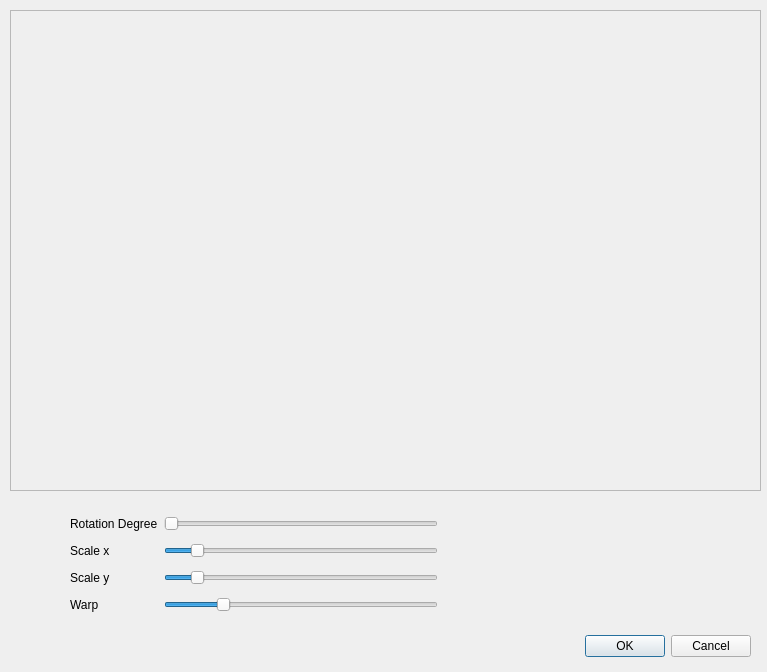
<?xml version="1.0" encoding="UTF-8"?>
<ui version="4.0">
 <class>affine</class>
 <widget class="QDialog" name="affine">
  <property name="geometry">
   <rect>
    <x>0</x>
    <y>0</y>
    <width>767</width>
    <height>672</height>
   </rect>
  </property>
  <property name="windowTitle">
   <string>Dialog</string>
  </property>
  <widget class="QDialogButtonBox" name="buttonBox">
   <property name="geometry">
    <rect>
     <x>410</x>
     <y>630</y>
     <width>341</width>
     <height>32</height>
    </rect>
   </property>
   <property name="orientation">
    <enum>Qt::Horizontal</enum>
   </property>
   <property name="standardButtons">
    <set>QDialogButtonBox::Cancel|QDialogButtonBox::Ok</set>
   </property>
  </widget>
  <widget class="QWidget" name="gridLayoutWidget">
   <property name="geometry">
    <rect>
     <x>70</x>
     <y>510</y>
     <width>381</width>
     <height>111</height>
    </rect>
   </property>
   <layout class="QGridLayout" name="gridLayout">
    <item row="0" column="0">
     <widget class="QLabel" name="label_2">
      <property name="text">
       <string>Rotation Degree</string>
      </property>
     </widget>
    </item>
    <item row="0" column="1">
     <widget class="QSlider" name="horizontalSlider">
      <property name="maximum">
       <number>180</number>
      </property>
      <property name="orientation">
       <enum>Qt::Horizontal</enum>
      </property>
     </widget>
    </item>
    <item row="1" column="0">
     <widget class="QLabel" name="label_3">
      <property name="text">
       <string>Scale x</string>
      </property>
     </widget>
    </item>
    <item row="1" column="1">
     <widget class="QSlider" name="horizontalSlider_2">
      <property name="maximum">
       <number>100</number>
      </property>
      <property name="value">
       <number>10</number>
      </property>
      <property name="orientation">
       <enum>Qt::Horizontal</enum>
      </property>
     </widget>
    </item>
    <item row="0" column="2">
     <widget class="QLabel" name="label_4">
      <property name="text">
       <string/>
      </property>
     </widget>
    </item>
    <item row="1" column="2">
     <widget class="QLabel" name="label_5">
      <property name="text">
       <string/>
      </property>
     </widget>
    </item>
    <item row="2" column="0">
     <widget class="QLabel" name="label_6">
      <property name="text">
       <string>Scale y</string>
      </property>
     </widget>
    </item>
    <item row="2" column="1">
     <widget class="QSlider" name="horizontalSlider_3">
      <property name="maximum">
       <number>100</number>
      </property>
      <property name="value">
       <number>10</number>
      </property>
      <property name="orientation">
       <enum>Qt::Horizontal</enum>
      </property>
     </widget>
    </item>
    <item row="2" column="2">
     <widget class="QLabel" name="label_7">
      <property name="text">
       <string/>
      </property>
     </widget>
    </item>
    <item row="3" column="0">
     <widget class="QLabel" name="label_8">
      <property name="text">
       <string>Warp</string>
      </property>
     </widget>
    </item>
    <item row="3" column="1">
     <widget class="QSlider" name="horizontalSlider_4">
      <property name="maximum">
       <number>1000</number>
      </property>
      <property name="value">
       <number>200</number>
      </property>
      <property name="orientation">
       <enum>Qt::Horizontal</enum>
      </property>
     </widget>
    </item>
    <item row="3" column="2">
     <widget class="QLabel" name="label_9">
      <property name="text">
       <string/>
      </property>
     </widget>
    </item>
   </layout>
  </widget>
  <widget class="QScrollArea" name="scrollArea">
   <property name="geometry">
    <rect>
     <x>10</x>
     <y>10</y>
     <width>751</width>
     <height>481</height>
    </rect>
   </property>
   <property name="widgetResizable">
    <bool>true</bool>
   </property>
   <widget class="QWidget" name="scrollAreaWidgetContents">
    <property name="geometry">
     <rect>
      <x>0</x>
      <y>0</y>
      <width>749</width>
      <height>479</height>
     </rect>
    </property>
    <widget class="QLabel" name="label">
     <property name="geometry">
      <rect>
       <x>10</x>
       <y>0</y>
       <width>711</width>
       <height>451</height>
      </rect>
     </property>
     <property name="text">
      <string/>
     </property>
    </widget>
   </widget>
  </widget>
 </widget>
 <resources/>
 <connections>
  <connection>
   <sender>buttonBox</sender>
   <signal>accepted()</signal>
   <receiver>affine</receiver>
   <slot>accept()</slot>
   <hints>
    <hint type="sourcelabel">
     <x>248</x>
     <y>254</y>
    </hint>
    <hint type="destinationlabel">
     <x>157</x>
     <y>274</y>
    </hint>
   </hints>
  </connection>
  <connection>
   <sender>buttonBox</sender>
   <signal>rejected()</signal>
   <receiver>affine</receiver>
   <slot>reject()</slot>
   <hints>
    <hint type="sourcelabel">
     <x>316</x>
     <y>260</y>
    </hint>
    <hint type="destinationlabel">
     <x>286</x>
     <y>274</y>
    </hint>
   </hints>
  </connection>
 </connections>
</ui>
